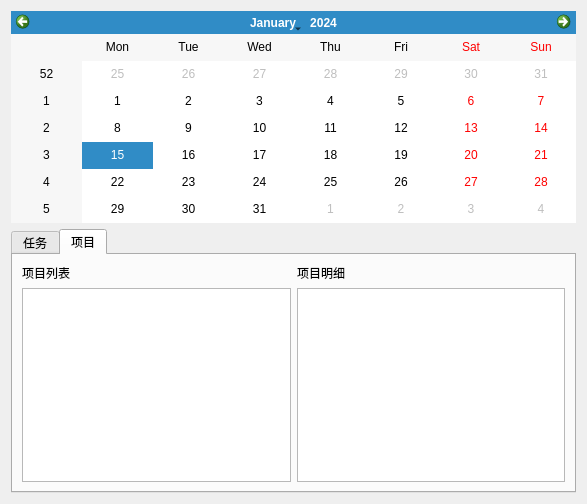
<?xml version="1.0" encoding="UTF-8"?>
<ui version="4.0">
 <class>plan_assist_main</class>
 <widget class="QWidget" name="plan_assist_main">
  <property name="geometry">
   <rect>
    <x>0</x>
    <y>0</y>
    <width>587</width>
    <height>504</height>
   </rect>
  </property>
  <property name="windowTitle">
   <string>PlanAssist</string>
  </property>
  <layout class="QVBoxLayout" name="verticalLayout_3">
   <item>
    <widget class="QCalendarWidget" name="win_calendar"/>
   </item>
   <item>
    <widget class="QTabWidget" name="tabWidget">
     <property name="currentIndex">
      <number>1</number>
     </property>
     <widget class="QWidget" name="tab">
      <attribute name="title">
       <string>任务</string>
      </attribute>
      <layout class="QHBoxLayout" name="horizontalLayout">
       <item>
        <layout class="QVBoxLayout" name="verticalLayout_2">
         <item>
          <widget class="QLabel" name="label">
           <property name="text">
            <string>任务列表</string>
           </property>
          </widget>
         </item>
         <item>
          <widget class="PATaskList" name="win_task_list"/>
         </item>
        </layout>
       </item>
       <item>
        <layout class="QVBoxLayout" name="verticalLayout">
         <item>
          <widget class="QLabel" name="label_2">
           <property name="text">
            <string>任务明细</string>
           </property>
          </widget>
         </item>
         <item>
          <widget class="PATaskDetailList" name="win_task_detail_list"/>
         </item>
        </layout>
       </item>
      </layout>
     </widget>
     <widget class="QWidget" name="tab_2">
      <attribute name="title">
       <string>项目</string>
      </attribute>
      <layout class="QHBoxLayout" name="horizontalLayout_3">
       <item>
        <layout class="QVBoxLayout" name="verticalLayout_5">
         <item>
          <widget class="QLabel" name="label_3">
           <property name="text">
            <string>项目列表</string>
           </property>
          </widget>
         </item>
         <item>
          <widget class="PAProjectList" name="win_project_list"/>
         </item>
        </layout>
       </item>
       <item>
        <layout class="QVBoxLayout" name="verticalLayout_4">
         <item>
          <widget class="QLabel" name="label_4">
           <property name="text">
            <string>项目明细</string>
           </property>
          </widget>
         </item>
         <item>
          <widget class="PAProjectDetailList" name="win_project_detail_list"/>
         </item>
        </layout>
       </item>
      </layout>
     </widget>
    </widget>
   </item>
  </layout>
 </widget>
 <customwidgets>
  <customwidget>
   <class>PATaskDetailList</class>
   <extends>QListWidget</extends>
   <header>PATaskDetailList</header>
  </customwidget>
  <customwidget>
   <class>PATaskList</class>
   <extends>QListWidget</extends>
   <header>PATaskList</header>
  </customwidget>
  <customwidget>
   <class>PAProjectDetailList</class>
   <extends>QListWidget</extends>
   <header>PAProjectDetailList</header>
  </customwidget>
  <customwidget>
   <class>PAProjectList</class>
   <extends>QListWidget</extends>
   <header>PAProjectList</header>
  </customwidget>
 </customwidgets>
 <resources/>
 <connections/>
</ui>
